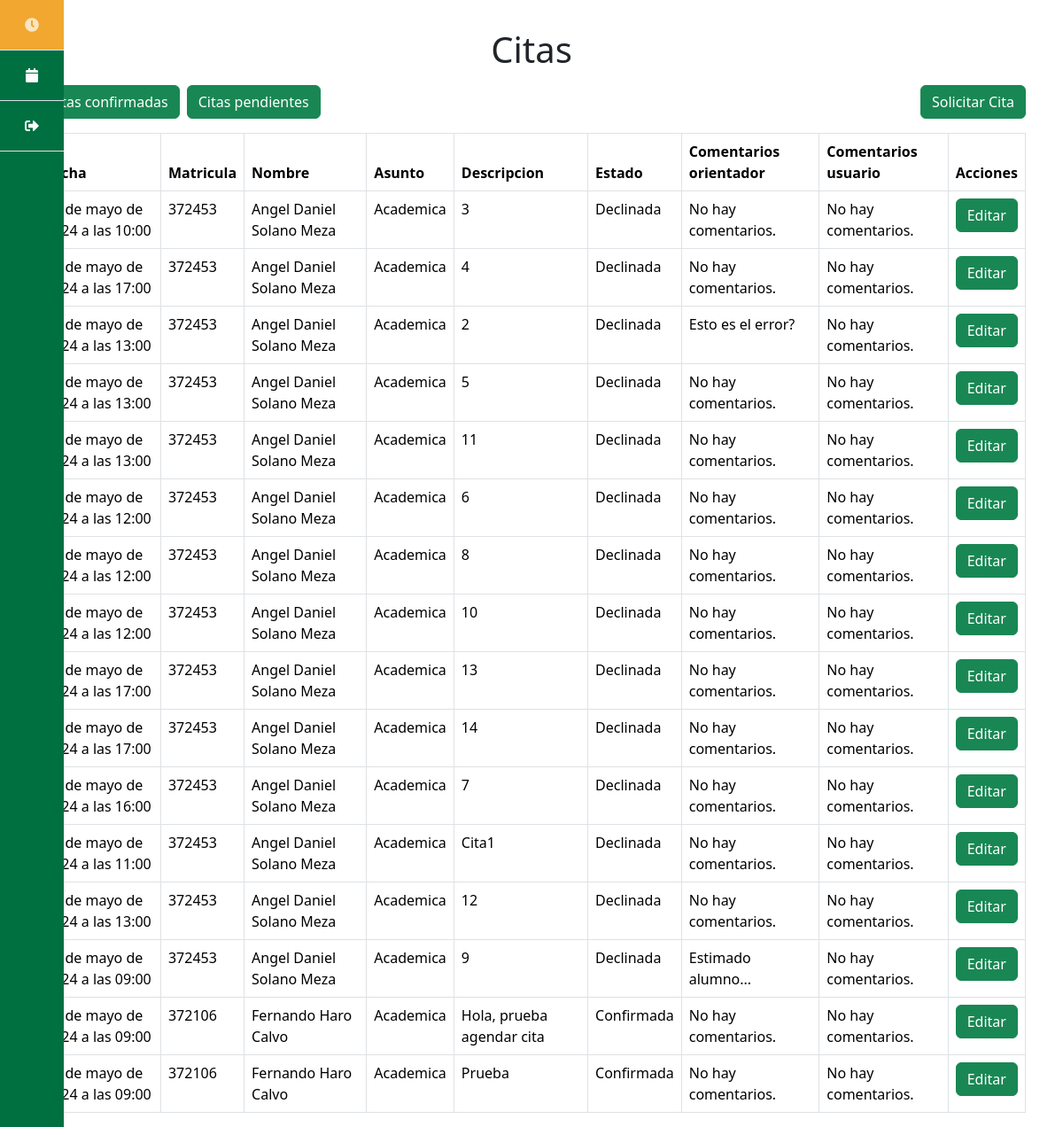
/citas/ (signed in), run on an earlier commit of the app's database.
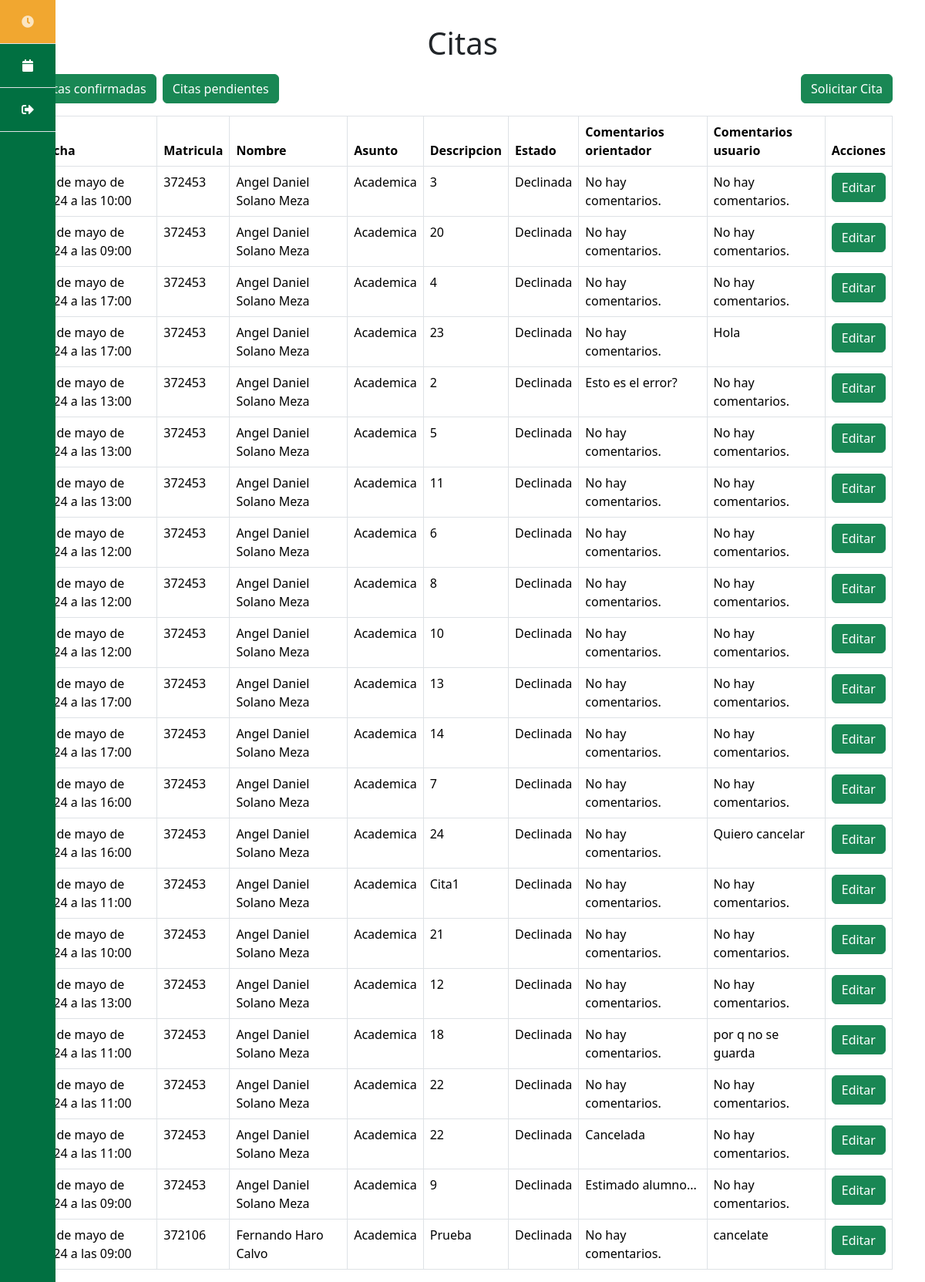
And on a later commit of the database.
### paginas/models.py (models this page shows, shortened)
class Cita(models.Model):
    PENDIENTE = 'Pendiente'
    CONFIRMADA = 'Confirmada'
    DECLINADA = 'Declinada'
    ESTADOS_CITA = [
        (PENDIENTE, 'Pendiente'),
        (CONFIRMADA, 'Confirmada'),
        (DECLINADA, 'Declinada'),
    ]
    HOMBRE = 'Hombre'
    MUJER = 'Mujer'
    PREFIERO_NO_DECIRLO = 'Prefiero no decirlo'
    GENERO = [
        (HOMBRE, 'Hombre'),
        (MUJER, 'Mujer'),
        (PREFIERO_NO_DECIRLO, 'Prefiero no decirlo'),
    ]
    INGENIERIA_CIVIL = 'Ingenieria Civil'
    INGENIERIA_ELECTRONICA = 'Ingenieria en Electronica'
    INGENIERIA_COMPUTACION = 'Ingenieria en Computacion'
    INGENIERIA_INDUSTRIAL = 'Ingenieria Industrial'
    INGENIERIA_NANOTECNOLOGIA = 'Ingenieria en Nanatecnologia'
    INGENIERIA_SOFTWARE = 'Ingenieria en Software'
    BIOINGENIERIA = 'Bioingenieria'
    ARQUITECTURA = 'Arquitectura'
    CARRERAS = [
        (INGENIERIA_CIVIL,  'Ingenieria Civil'),
        (INGENIERIA_ELECTRONICA,  'Ingenieria en Electronica'),
        (INGENIERIA_COMPUTACION,  'Ingenieria en Computacion'),
        (INGENIERIA_INDUSTRIAL,  'Ingenieria Industrial'),
        (INGENIERIA_NANOTECNOLOGIA,  'Ingenieria en Nanotecnologia'),
        (INGENIERIA_SOFTWARE,  'Ingenieria en Software y Tecnologias Emergentes'),
        (BIOINGENIERIA,  'Bioingenieria'),
        (ARQUITECTURA,  'Arquitectura'),
    ]
    ACADEMICA = 'Academica'
    PERSONAL = 'Personal'
    VOCACIONAL = 'Vocacional'
    BAJA = 'Baja'
    PSICOLOGICA = 'Psicologica'
    ASUNTOS = [
        (ACADEMICA, 'Academica'),
        (PERSONAL, 'Personal'),
        (VOCACIONAL, 'Vocacional'),
        (BAJA, 'Baja'),
        (PSICOLOGICA, 'Psicologica'),
    ]
    PRIMERO = '1'
    SEGUNDO = '2'
    TERCERO = '3'
    CUARTO = '4'
    QUINTO = '5'
    SEXTO = '6'
    SEPTIMO = '7'
    OCTAVO = '8'
    NOVENO = '9'
    SEMESTRES = [
        (PRIMERO, '1'),
        (SEGUNDO, '2'),
        (TERCERO, '3'),
        (CUARTO, '4'),
        (QUINTO, '5'),
        (SEXTO, '6'),
        (SEPTIMO, '7'),
        (OCTAVO, '8'),
        (NOVENO, '9'),
    ]
    matricula = models.CharField(max_length=8)
    apellido_paterno = models.CharField(max_length=20)
    apellido_materno = models.CharField(max_length=20)
    nombre = models.CharField(max_length=40)
    descripcion = models.TextField(max_length=200)
    fecha = models.DateTimeField()
    semestre = models.CharField(
        max_length=2,
        choices=SEMESTRES,
        default=PRIMERO
    )
    comentarios_orientador = models.TextField(
        max_length=200,
        default="No hay comentarios."
    )
    comentarios_usuario = models.TextField(
        max_length=200,
        default="No hay comentarios."
    )
    sexo = models.CharField(
        max_length=20,
        choices=GENERO,
        default=PREFIERO_NO_DECIRLO,
    )
    estado = models.CharField(
        max_length=11,
        choices=ESTADOS_CITA,
        default=PENDIENTE,
    )
    carrera = models.CharField(
        max_length=50,
        choices=CARRERAS,
        default=INGENIERIA_SOFTWARE
    )
    asunto = models.CharField(
        max_length=50,
        choices=ASUNTOS,
        default=ACADEMICA
    )
    solicitada = models.DateTimeField(auto_now_add=True)
    user = models.ForeignKey(User, on_delete=models.CASCADE)

### paginas/views.py (the view)
# urls.py: path('citas/', views.citas, name = 'citas'),
def citas(request):
    if request.user.is_staff:
        citas = Cita.objects.all().order_by('-fecha')  # VISTA DEL ORIENTADOR
    else:
        citas = Cita.objects.filter(user=request.user).order_by(
            '-fecha')  # VISTA DEL USUARIO
    return render(request, 'citas.html', {
        'citas': citas
    })

### paginas/templates/citas.html
{% extends 'base.html' %} {% block content %}
<h1 class="text-center mt-3 mb-3">Citas</h1>
<div class="d-flex mb-3 justify-content-between">
  <div class="d-flex gap-2">
      <a href="/citas_confirmadas" class="btn btn-success">Citas confirmadas</a>
      <a href="/citas_pendientes" class="btn btn-success">Citas pendientes</a>
  </div>
  <div>
    <a href="/citas/crear" class="btn btn-success">Solicitar Cita</a>
  </div>
</div>
<table class="table table-bordered">
    <thead>
        <tr>
            <th scope="col">Fecha</th>
            <th scope="col">Matricula</th>
            <th scope="col">Nombre</th>
            <th scope="col">Asunto</th>
            <th scope="col">Descripcion</th>
            <th scope="col">Estado</th>
            <th scope="col">Comentarios orientador</th>
            <th scope="col">Comentarios usuario</th>
            {% if user.is_staff %}
            <th scope="col">Acciones</th>
            {% else %}
            <th scope="col">Detalle</th>
            {% endif %}
        </tr>
    </thead>
    <tbody>
        {% for cita in citas %}
        <tr>
            <td>{{ cita.fecha }}</td>
            <td>{{ cita.matricula }}</td>
            <td>
                {{ cita.nombre }} {{cita.apellido_paterno}}
                {{cita.apellido_materno}}
            </td>
            <td>{{ cita.asunto }}</td>
            <td>{{ cita.descripcion }}</td>
            <td>{{ cita.estado }}</td>
            <td>{{ cita.comentarios_orientador }}</td>
            <td>{{ cita.comentarios_usuario }}</td>
            {% if user.is_staff %}
            <td>
                <a href="/citas/{{ cita.id }}" class="btn btn-success"
                    >Editar
                </a>
            </td>
            {% else %}
            <td>
                <a href="/citas/{{ cita.id }}" class="btn btn-success">Ver </a>
            </td>
            {% endif %} {% endfor %}
        </tr>
    </tbody>
</table>
{% endblock %}

What changed in the data, as far as the page shows it:
added Cita: fecha "31 de mayo de 2024 a las 09:00", matricula "372453", nombre "Angel Daniel", apellido_paterno "Solano", apellido_materno "Meza", asunto "Academica", descripcion "20", estado "Declinada", comentarios_orientador "No hay comentarios.", comentarios_usuario "No hay comentarios."
added Cita: fecha "30 de mayo de 2024 a las 17:00", matricula "372453", nombre "Angel Daniel", apellido_paterno "Solano", apellido_materno "Meza", asunto "Academica", descripcion "23", estado "Declinada", comentarios_orientador "No hay comentarios.", comentarios_usuario "Hola"
added Cita: fecha "29 de mayo de 2024 a las 16:00", matricula "372453", nombre "Angel Daniel", apellido_paterno "Solano", apellido_materno "Meza", asunto "Academica", descripcion "24", estado "Declinada", comentarios_orientador "No hay comentarios.", comentarios_usuario "Quiero cancelar"
added Cita: fecha "29 de mayo de 2024 a las 10:00", matricula "372453", nombre "Angel Daniel", apellido_paterno "Solano", apellido_materno "Meza", asunto "Academica", descripcion "21", estado "Declinada", comentarios_orientador "No hay comentarios.", comentarios_usuario "No hay comentarios."
changed Cita: fecha "28 de mayo de 2024 a las 09:00" → "28 de mayo de 2024 a las 11:00"; matricula "372106" → "372453"; nombre "Fernando" → "Angel Daniel"; apellido_paterno "Haro" → "Solano"; apellido_materno "Calvo" → "Meza"; descripcion "Hola, prueba agendar cita" → "18"; estado "Confirmada" → "Declinada"; comentarios_usuario "No hay comentarios." → "por q no se guarda"; moves up the list
added Cita: fecha "28 de mayo de 2024 a las 11:00", matricula "372453", nombre "Angel Daniel", apellido_paterno "Solano", apellido_materno "Meza", asunto "Academica", descripcion "22", estado "Declinada", comentarios_orientador "No hay comentarios.", comentarios_usuario "No hay comentarios."
added Cita: fecha "28 de mayo de 2024 a las 11:00", matricula "372453", nombre "Angel Daniel", apellido_paterno "Solano", apellido_materno "Meza", asunto "Academica", descripcion "22", estado "Declinada", comentarios_orientador "Cancelada", comentarios_usuario "No hay comentarios."
changed Cita "Fernando": estado "Confirmada" → "Declinada"; comentarios_usuario "No hay comentarios." → "cancelate"
